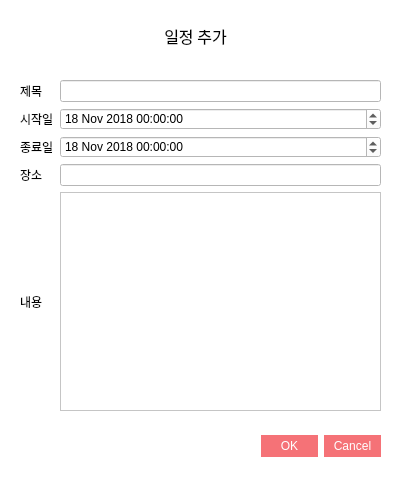
<?xml version="1.0" encoding="UTF-8"?>
<ui version="4.0">
 <class>Dialog</class>
 <widget class="QDialog" name="Dialog">
  <property name="geometry">
   <rect>
    <x>0</x>
    <y>0</y>
    <width>400</width>
    <height>490</height>
   </rect>
  </property>
  <property name="minimumSize">
   <size>
    <width>400</width>
    <height>490</height>
   </size>
  </property>
  <property name="maximumSize">
   <size>
    <width>400</width>
    <height>490</height>
   </size>
  </property>
  <property name="windowTitle">
   <string>Dialog</string>
  </property>
  <property name="styleSheet">
   <string notr="true">background-color: rgb(255, 255, 255);</string>
  </property>
  <widget class="QDialogButtonBox" name="buttonBox">
   <property name="geometry">
    <rect>
     <x>40</x>
     <y>430</y>
     <width>341</width>
     <height>32</height>
    </rect>
   </property>
   <property name="styleSheet">
    <string notr="true">background-color: rgb(245, 114, 119);
color: rgb(255, 255, 255);
width : 57px;
height : 22px;
border: 0px;</string>
   </property>
   <property name="orientation">
    <enum>Qt::Horizontal</enum>
   </property>
   <property name="standardButtons">
    <set>QDialogButtonBox::Cancel|QDialogButtonBox::Ok</set>
   </property>
  </widget>
  <widget class="QLabel" name="label">
   <property name="geometry">
    <rect>
     <x>140</x>
     <y>20</y>
     <width>111</width>
     <height>31</height>
    </rect>
   </property>
   <property name="font">
    <font>
     <family>맑은 고딕</family>
     <pointsize>12</pointsize>
    </font>
   </property>
   <property name="text">
    <string>일정 추가</string>
   </property>
   <property name="alignment">
    <set>Qt::AlignCenter</set>
   </property>
  </widget>
  <widget class="QWidget" name="">
   <property name="geometry">
    <rect>
     <x>20</x>
     <y>80</y>
     <width>361</width>
     <height>331</height>
    </rect>
   </property>
   <layout class="QGridLayout" name="gridLayout">
    <item row="0" column="0" colspan="2">
     <widget class="QLabel" name="label_2">
      <property name="text">
       <string>제목</string>
      </property>
     </widget>
    </item>
    <item row="0" column="2">
     <widget class="QLineEdit" name="edit_title"/>
    </item>
    <item row="1" column="0" colspan="2">
     <widget class="QLabel" name="label_3">
      <property name="text">
       <string>시작일</string>
      </property>
     </widget>
    </item>
    <item row="1" column="2">
     <widget class="QDateTimeEdit" name="edit_startTime">
      <property name="date">
       <date>
        <year>2018</year>
        <month>11</month>
        <day>18</day>
       </date>
      </property>
     </widget>
    </item>
    <item row="2" column="0" colspan="2">
     <widget class="QLabel" name="label_4">
      <property name="text">
       <string>종료일</string>
      </property>
     </widget>
    </item>
    <item row="2" column="2">
     <widget class="QDateTimeEdit" name="edit_endTime">
      <property name="date">
       <date>
        <year>2018</year>
        <month>11</month>
        <day>18</day>
       </date>
      </property>
     </widget>
    </item>
    <item row="3" column="0" colspan="2">
     <widget class="QLabel" name="label_5">
      <property name="text">
       <string>장소</string>
      </property>
     </widget>
    </item>
    <item row="3" column="2">
     <widget class="QLineEdit" name="edit_locate"/>
    </item>
    <item row="4" column="2">
     <widget class="QPlainTextEdit" name="edit_content"/>
    </item>
    <item row="4" column="0" colspan="2">
     <widget class="QLabel" name="label_6">
      <property name="text">
       <string>내용</string>
      </property>
     </widget>
    </item>
   </layout>
  </widget>
 </widget>
 <resources/>
 <connections>
  <connection>
   <sender>buttonBox</sender>
   <signal>accepted()</signal>
   <receiver>Dialog</receiver>
   <slot>add()</slot>
   <hints>
    <hint type="sourcelabel">
     <x>289</x>
     <y>451</y>
    </hint>
    <hint type="destinationlabel">
     <x>282</x>
     <y>561</y>
    </hint>
   </hints>
  </connection>
  <connection>
   <sender>buttonBox</sender>
   <signal>rejected()</signal>
   <receiver>Dialog</receiver>
   <slot>reject()</slot>
   <hints>
    <hint type="sourcelabel">
     <x>357</x>
     <y>448</y>
    </hint>
    <hint type="destinationlabel">
     <x>357</x>
     <y>555</y>
    </hint>
   </hints>
  </connection>
 </connections>
 <slots>
  <slot>add()</slot>
 </slots>
</ui>
